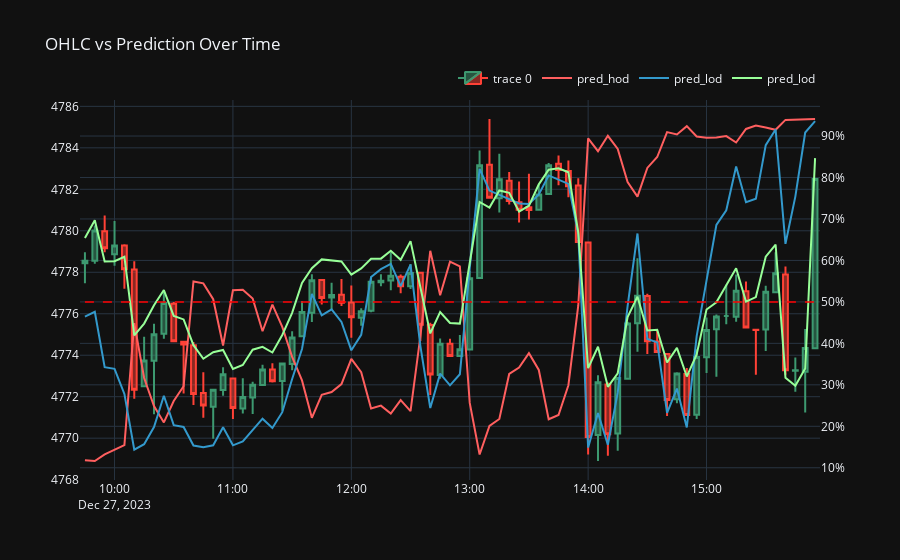

Notebook code for this chart:
### Code cell
test_df = df_results.loc[test_day:test_day]
X_prices = spx_data.loc[test_day:test_day, ['open','high','low','close']]

df_viz = test_df.merge(X_prices, left_index=True, right_index=True)

fig = go.Figure(data=[go.Candlestick(x=df_viz.index,
                open=df_viz['open'],
                high=df_viz['high'],
                low=df_viz['low'],
                close=df_viz['close'])])

# fig.add_trace(go.Scatter(x=df_viz.index, y=df_viz['pred_hod'].ewm(2).mean(), mode='lines', name='pred_hod', yaxis='y2', line=dict(color='#ff5f5f')))
fig.add_trace(go.Scatter(x=df_viz.index, y=df_viz['pred_hod_cv'], mode='lines', name='pred_hod', yaxis='y2', line=dict(color='#ff5f5f')))
fig.add_trace(go.Scatter(x=df_viz.index, y=df_viz['pred_lod_cv'], mode='lines', name='pred_lod', yaxis='y2', line=dict(color='#3399cc')))
fig.add_trace(go.Scatter(x=df_viz.index, y=df_viz['pred_gd_cv'], mode='lines', name='pred_lod', yaxis='y2', line=dict(color='#98ff98')))

fig.add_shape(
    type="line",
    x0=df_viz.index.min(),
    x1=df_viz.index.max(),
    y0=0.5,
    y1=0.5,
    yref='y2',
    line=dict(
        color="Red",
        width=1.5,
        dash="dash",
    )
)

fig.update_layout(
    template='plotly_dark',
    yaxis=dict(
        tickformat='.0f'
    ),
    yaxis2=dict(
        overlaying='y',
        side='right',
        tickformat=".0%"
    ),
    legend=dict(
        orientation="h",
        yanchor="bottom",
        y=1.02,
        xanchor="right",
        x=1
    ),
    title='OHLC vs Prediction Over Time',
    xaxis_rangeslider_visible=False
)

fig.show()
